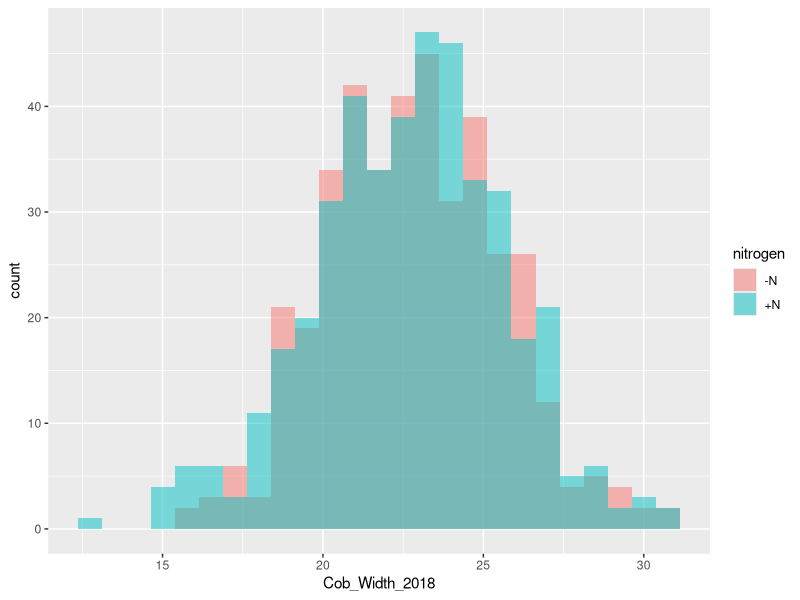
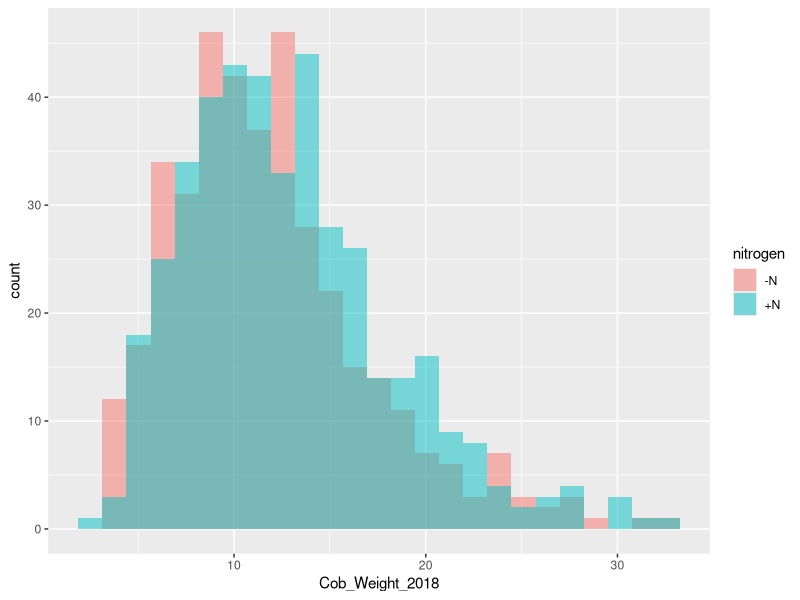

Write the R code that produced these figures, in order. (Note: this script raises an error after producing the figures.)
## ---- chunk 1
knitr::opts_chunk$set(echo = TRUE)
#knitr::opts_knit$set(root.dir=normalizePath('../../')) 
## ---- chunk 2
library(readr)
cwd <- read.csv("../cache/pheno2018_cobwidth.csv")
View(cwd)
pheno_cwd <- cwd[,c("nitrogen", "meancw")]
View(pheno_cwd)

install.packages("ggplot2")
install.packages("dplyr")
install.packages("ggpubr")
library("ggplot2")
library("ggpubr")
library("dplyr")
pheno_cwd %>% 
  rename(Cob_Width_2018 = meancw) -> ph_2018.b

dim(ph_2018.b)


library(ggplot2)
ggplot(ph_2018.b, aes(x = Cob_Width_2018, fill = nitrogen)) + 
  geom_histogram(position = "identity", alpha = 0.5, bins = 25)


cwd2 <- subset(cwd, nitrogen %in% "+N")$meancw

cwd3 <- subset(cwd, nitrogen %in% "-N")$meancw

t.test(cwd2, cwd3, paired = TRUE, alternative = "two.sided")
t.test(cwd2, cwd3)

## ---- chunk 3
library(readr)
cwg <- read.csv("../cache/pheno2018_cob_weight.csv")
View(cwg)
pheno_cwg <- cwg[,c("nitrogen", "Average.cob.weight")]
View(pheno_cwg)

pheno_cwg %>% 
  rename(Cob_Weight_2018 = Average.cob.weight) -> ph_2018.a


ph_2018.c <- subset(ph_2018.a, Cob_Weight_2018 > 2)
ph_2018.b <- subset(ph_2018.c, Cob_Weight_2018 < 35)



library(ggplot2)
ggplot(ph_2018.b, aes(x = Cob_Weight_2018, fill = nitrogen)) + 
  geom_histogram(position = "identity", alpha = 0.5, bins = 25)


cwd2 <- subset(ph_2018.b, nitrogen %in% "+N")$Cob_Weight_2018

cwd3 <- subset(ph_2018.b, nitrogen %in% "-N")$Cob_Weight_2018

t.test(cwd2, cwd3, paired = TRUE, alternative = "two.sided")
t.test(cwd2, cwd3)

## ---- chunk 4
library(readr)
cwd <- read.csv("../cache/pheno2018_cob_length.csv")
View(cwd)
pheno_cwd <- cwd[,c("nitrogen", "meancw")]
View(pheno_cwd)

pheno_cwd %>% 
  rename(Cob_Length_2018 = meancw) -> ph_2018.a

dim(ph_2018.b)

ph_2018.c <- subset(ph_2018.a, Cob_Length_2018 > 5)
#ph_2018.b <- subset(ph_2018.c, Cob_Length_2018 < 27)

View(ph_2018)

library(ggplot2)
ggplot(ph_2018.c, aes(x = Cob_Length_2018, fill = nitrogen)) + 
  geom_histogram(position = "identity", alpha = 0.5, bins = 25)


cwd2 <- subset(ph_2018.c, nitrogen %in% "+N")$Cob_Length_2018

cwd3 <- subset(ph_2018.c, nitrogen %in% "-N")$Cob_Length_2018


t.test(cwd2, cwd3, paired = TRUE, alternative = "two.sided")
t.test(cwd2, cwd3)
## ---- chunk 5
library(readr)
cwd <- read.csv("../cache/pheno2018_20_kernel_weight.csv")
View(cwd)
pheno_cwd <- cwd[,c("nitrogen", "Weight.of.20.seeds")]
View(pheno_cwd)

pheno_cwd %>% 
  rename(Weight_of_20_Kernel_2018 = Weight.of.20.seeds) -> ph_2018.a

dim(ph_2018.b)

#ph_2018.c <- subset(ph_2018.a, Cob_Length_2018 > 5)
ph_2018.b <- subset(ph_2018.a, Weight_of_20_Kernel_2018 < 8)


library(ggplot2)
ggplot(ph_2018.b, aes(x = Weight_of_20_Kernel_2018, fill = nitrogen)) + 
  geom_histogram(position = "identity", alpha = 0.5, bins = 25)


cwd2 <- subset(ph_2018.b, nitrogen %in% "+N")$Weight_of_20_Kernel_2018

cwd3 <- subset(ph_2018.b, nitrogen %in% "-N")$Weight_of_20_Kernel_2018

t.test(cwd2, cwd3, paired = TRUE, alternative = "two.sided")
t.test(cwd2, cwd3)

## ---- chunk 6
library(readr)
cwd <- read.csv("../cache/pheno2019_cobwidth.csv")
View(cwd)
pheno_cwd <- cwd[,c("nitrogen", "meancw")]
View(pheno_cwd)

pheno_cwd %>% 
  rename(Cob_Width_2019 = meancw) -> ph_2018.b

dim(ph_2018.b)

ph_2018.c <- subset(ph_2018.b, Cob_Width_2019 > 15)

library(ggplot2)
ggplot(ph_2018.c, aes(x = Cob_Width_2019, fill = nitrogen)) + 
  geom_histogram(position = "identity", alpha = 0.5, bins = 25)


cwd2 <- subset(ph_2018.c, nitrogen %in% "+N")$Cob_Width_2019

cwd3 <- subset(ph_2018.c, nitrogen %in% "-N")$Cob_Width_2019

t.test(cwd2, cwd3, paired = TRUE, alternative = "two.sided")
t.test(cwd2, cwd3)
## ---- chunk 7
library(readr)
cwg <- read.csv("../cache/pheno2019_cob_weight.csv")
View(cwg)
pheno_cwg <- cwg[,c("nitrogen", "Average.cob.weight")]
View(pheno_cwg)

pheno_cwg %>% 
  rename(Cob_Weight_2019 = Average.cob.weight) -> ph_2018.a


#ph_2018.c <- subset(ph_2018.a, Cob_Weight_2018 > 2)
ph_2018.b <- subset(ph_2018.a, Cob_Weight_2019 < 37)



library(ggplot2)
ggplot(ph_2018.b, aes(x = Cob_Weight_2019, fill = nitrogen)) + 
  geom_histogram(position = "identity", alpha = 0.5, bins = 25)


cwd2 <- subset(ph_2018.b, nitrogen %in% "+N")$Cob_Weight_2019

cwd3 <- subset(ph_2018.b, nitrogen %in% "-N")$Cob_Weight_2019

t.test(cwd2, cwd3, paired = TRUE, alternative = "two.sided")
t.test(cwd2, cwd3)
## ---- chunk 8
library(readr)
cwd <- read.csv("../cache/pheno2019_cob_length.csv")
View(cwd)
pheno_cwd <- cwd[,c("nitrogen", "meancw")]
View(pheno_cwd)

pheno_cwd %>% 
  rename(Cob_Length_2019 = meancw) -> ph_2018.a

dim(ph_2018.b)

ph_2018.c <- subset(ph_2018.a, Cob_Length_2019 > 5)
ph_2018.b <- subset(ph_2018.c, Cob_Length_2019 < 21)


library(ggplot2)
ggplot(ph_2018.b, aes(x = Cob_Length_2019, fill = nitrogen)) + 
  geom_histogram(position = "identity", alpha = 0.5, bins = 25)


cwd2 <- subset(ph_2018.b, nitrogen %in% "+N")$Cob_Length_2019

cwd3 <- subset(ph_2018.b, nitrogen %in% "-N")$Cob_Length_2019

t.test(cwd2, cwd3, paired = TRUE, alternative = "two.sided")
t.test(cwd2, cwd3)
## ---- chunk 9
library(readr)
cwd <- read.csv("../cache/pheno2019_20_kernel_weight.csv")
View(cwd)
pheno_cwd <- cwd[,c("nitrogen", "Weight.of.20.seeds")]
View(pheno_cwd)

pheno_cwd %>% 
  rename(Weight_of_20_Kernel_2019 = Weight.of.20.seeds) -> ph_2018.a

dim(ph_2018.b)

ph_2018.c <- subset(ph_2018.a, Weight_of_20_Kernel_2019 > 2)
#ph_2018.b <- subset(ph_2018.a, Weight_of_20_Kernel_2018 < 8)
View(ph_2018.c)

library(ggplot2)
ggplot(ph_2018.c, aes(x = Weight_of_20_Kernel_2019, fill = nitrogen)) + 
  geom_histogram(position = "identity", alpha = 0.5, bins = 25)


cwd2 <- subset(ph_2018.c, nitrogen %in% "+N")$Weight_of_20_Kernel_2019

cwd3 <- subset(ph_2018.c, nitrogen %in% "-N")$Weight_of_20_Kernel_2019

t.test(cwd2, cwd3, paired = TRUE, alternative = "two.sided")
t.test(cwd2, cwd3)
## ---- chunk 10
cwd <- read.csv("../cache/pheno2018_cobwidth.csv")
pheno_cwd <- cwd[,c("nitrogen", "meancw", "Genotype")]
pheno_cwd %>% 
  rename(Cob_Width_2018 = meancw) -> ph_cwd.b

cwg <- read.csv("../cache/pheno2018_cob_weight.csv")
pheno_cwg <- cwg[,c("nitrogen", "Average.cob.weight", "Genotype")]
pheno_cwg %>% 
  rename(Cob_Weight_2018 = Average.cob.weight) -> ph_2018.a
ph_2018.c <- subset(ph_2018.a, Cob_Weight_2018 > 2)
cwg_2018.b <- subset(ph_2018.c, Cob_Weight_2018 < 35)

cwl <- read.csv("../cache/pheno2018_cob_length.csv")
pheno_cwl <- cwl[,c("nitrogen", "meancw", "Genotype")]
pheno_cwl %>% 
  rename(Cob_Length_2018 = meancw) -> ph_2018.a
cwl_2018.c <- subset(ph_2018.a, Cob_Length_2018 > 5)

kwg <- read.csv("../cache/pheno2018_20_kernel_weight.csv")
pheno_kwg <- kwg [,c("nitrogen", "Weight.of.20.seeds", "Genotype")]
pheno_kwg %>% 
  rename(Weight_of_20_Kernel_2018 = Weight.of.20.seeds) -> ph_2018.a
kwg_2018.b <- subset(ph_2018.a, Weight_of_20_Kernel_2018 < 8)

cwd2 <- read.csv("../cache/pheno2019_cobwidth.csv")
pheno_cwd <- cwd[,c("nitrogen", "meancw", "Genotype")]
pheno_cwd %>% 
  rename(Cob_Width_2019 = meancw) -> ph_cwd2.b

cwg2 <- read.csv("../cache/pheno2019_cob_weight.csv")
pheno_cwg2 <- cwg[,c("nitrogen", "Average.cob.weight", "Genotype")]
pheno_cwg2 %>% 
  rename(Cob_Weight_2019 = Average.cob.weight) -> ph_2018.a
cwg2_2018.b <- subset(ph_2018.a, Cob_Weight_2019 < 37)

cwl2 <- read.csv("../cache/pheno2019_cob_length.csv")
pheno_cwl2 <- cwl2 [,c("nitrogen", "meancw", "Genotype")]
pheno_cwl2 %>% 
  rename(Cob_Length_2019 = meancw) -> ph_2018.a
ph_2018.c <- subset(ph_2018.a, Cob_Length_2019 > 5)
cwl2_2018.b <- subset(ph_2018.c, Cob_Length_2019 < 21)

kwg2 <- read.csv("../cache/pheno2019_20_kernel_weight.csv")
pheno_kwg2 <- kwg2 [,c("nitrogen", "Weight.of.20.seeds", "Genotype")]
pheno_kwg2 %>% 
  rename(Weight_of_20_Kernel_2019 = Weight.of.20.seeds) -> ph_2018.a
kwg2_2018.c <- subset(ph_2018.a, Weight_of_20_Kernel_2019 > 2)
#View(kwg2_2018.c)


total_a <- merge(ph_cwd.b, cwg_2018.b, by=c("Genotype", "nitrogen") )
total_b<-  merge(total_a, cwl_2018.c, by=c("Genotype", "nitrogen"))
total_2018 <- merge(total_b, kwg_2018.b, by=c("Genotype", "nitrogen"))
View(total_2018)

total_c<- merge(ph_cwd2.b, cwg2_2018.b , by=c("Genotype", "nitrogen"))
total_d<- merge(total_c, cwl2_2018.b , by=c("Genotype", "nitrogen"))
total_2019 <- merge(total_d, kwg2_2018.c, by=c("Genotype", "nitrogen"))


## Lets move them to excel and seperate +N and _N simply in excel!!
install.packages("writexl")
library("writexl")
write_xlsx(total_2018, "../cache\\all_pheno_2018.xlsx")

write_xlsx(total_2019, "../cache\\all_pheno_2019.xlsx")
## ---- chunk 11
N <- read.csv("../Book2.csv")
noN<-read.csv("../Book3.csv")

total_pheno <- merge(N, noN, by="Genotype")
write_xlsx(total_pheno, "../cache\\sem_2018.xlsx")
